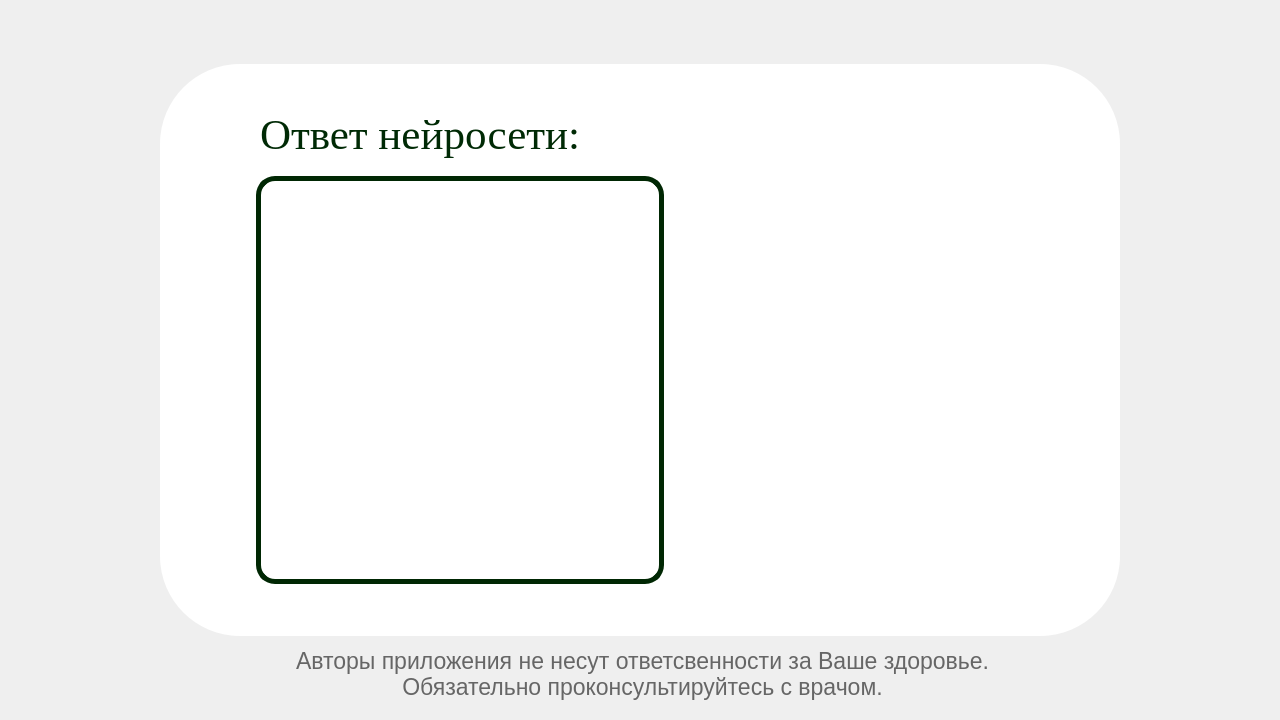
<?xml version="1.0" encoding="UTF-8"?>
<ui version="4.0">
 <class>MainDownload</class>
 <widget class="QDialog" name="MainDownload">
  <property name="geometry">
   <rect>
    <x>0</x>
    <y>0</y>
    <width>1280</width>
    <height>720</height>
   </rect>
  </property>
  <property name="windowTitle">
   <string>Dialog</string>
  </property>
  <widget class="QLabel" name="background">
   <property name="geometry">
    <rect>
     <x>0</x>
     <y>0</y>
     <width>1280</width>
     <height>720</height>
    </rect>
   </property>
   <property name="text">
    <string/>
   </property>
   <property name="pixmap">
    <pixmap>../images/whole_background.png</pixmap>
   </property>
   <property name="scaledContents">
    <bool>true</bool>
   </property>
  </widget>
  <widget class="QFrame" name="frame">
   <property name="geometry">
    <rect>
     <x>160</x>
     <y>64</y>
     <width>960</width>
     <height>572</height>
    </rect>
   </property>
   <property name="styleSheet">
    <string notr="true">background-color: rgb(255, 255, 255);
border-radius: 80px;</string>
   </property>
   <property name="frameShape">
    <enum>QFrame::StyledPanel</enum>
   </property>
   <property name="frameShadow">
    <enum>QFrame::Raised</enum>
   </property>
   <widget class="QLabel" name="label">
    <property name="geometry">
     <rect>
      <x>560</x>
      <y>120</y>
      <width>296</width>
      <height>296</height>
     </rect>
    </property>
    <property name="text">
     <string/>
    </property>
    <property name="pixmap">
     <pixmap>../images/med_cross_bright.png</pixmap>
    </property>
    <property name="scaledContents">
     <bool>true</bool>
    </property>
   </widget>
   <widget class="QTextEdit" name="place_for_answer">
    <property name="geometry">
     <rect>
      <x>96</x>
      <y>112</y>
      <width>408</width>
      <height>408</height>
     </rect>
    </property>
    <property name="styleSheet">
     <string notr="true">background-color: rgba(255, 255, 255, 0);
border: 5px solid rgb(0,39,3);
border-radius: 19px;
color: rgb(0, 42, 5);</string>
    </property>
   </widget>
   <widget class="QLabel" name="label_3">
    <property name="geometry">
     <rect>
      <x>100</x>
      <y>40</y>
      <width>395</width>
      <height>61</height>
     </rect>
    </property>
    <property name="font">
     <font>
      <family>Times New Roman</family>
      <pointsize>32</pointsize>
     </font>
    </property>
    <property name="styleSheet">
     <string notr="true">color: rgb(0, 42, 5);</string>
    </property>
    <property name="text">
     <string>Ответ нейросети:</string>
    </property>
   </widget>
  </widget>
  <widget class="QLabel" name="label_2">
   <property name="geometry">
    <rect>
     <x>220</x>
     <y>640</y>
     <width>845</width>
     <height>68</height>
    </rect>
   </property>
   <property name="font">
    <font>
     <pointsize>17</pointsize>
    </font>
   </property>
   <property name="layoutDirection">
    <enum>Qt::LeftToRight</enum>
   </property>
   <property name="styleSheet">
    <string notr="true">color: rgb(102, 102, 102);</string>
   </property>
   <property name="text">
    <string>Авторы приложения не несут ответсвенности за Ваше здоровье. 
Обязательно проконсультируйтесь с врачом.</string>
   </property>
   <property name="alignment">
    <set>Qt::AlignCenter</set>
   </property>
  </widget>
 </widget>
 <resources/>
 <connections/>
</ui>
